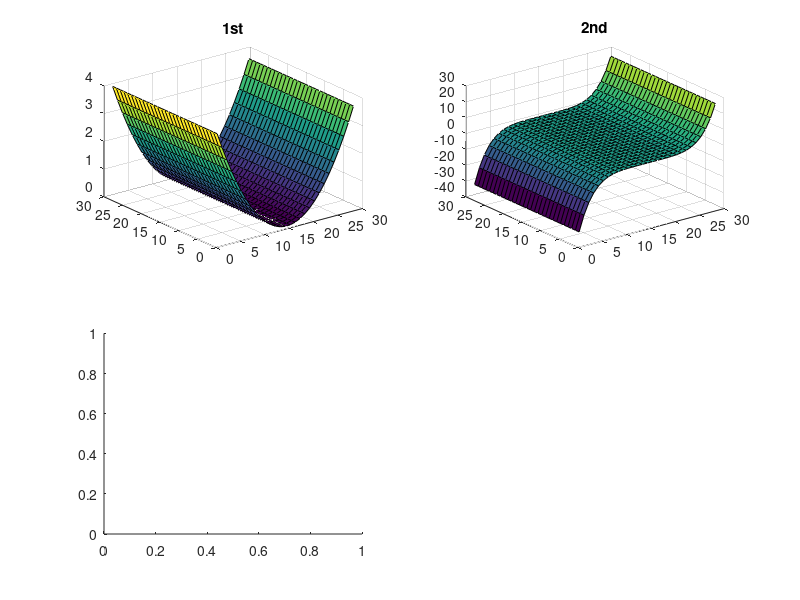

The MATLAB script that drew this image: (Note: this script raises an error after producing the figure.)
theta = 0:0.01:2*pi;
radi = abs(sin(theta*7).*cos(theta*10));
x = randn(1000,1);
y = randn(1000,1);
[X,Y] = meshgrid(-2:0.14:2); % 创建好x,y空间的点

subplot(2,2,1); % 两行两列，目前的第1个图
surf(X.^2);
title('1st');
subplot(2,2,2);surf(X.^5);title('2nd');
subplot(2,2,3);polarplot(theta, radi);title('3rd');
subplot(2,2,4);scatter(x,y);title('4th');